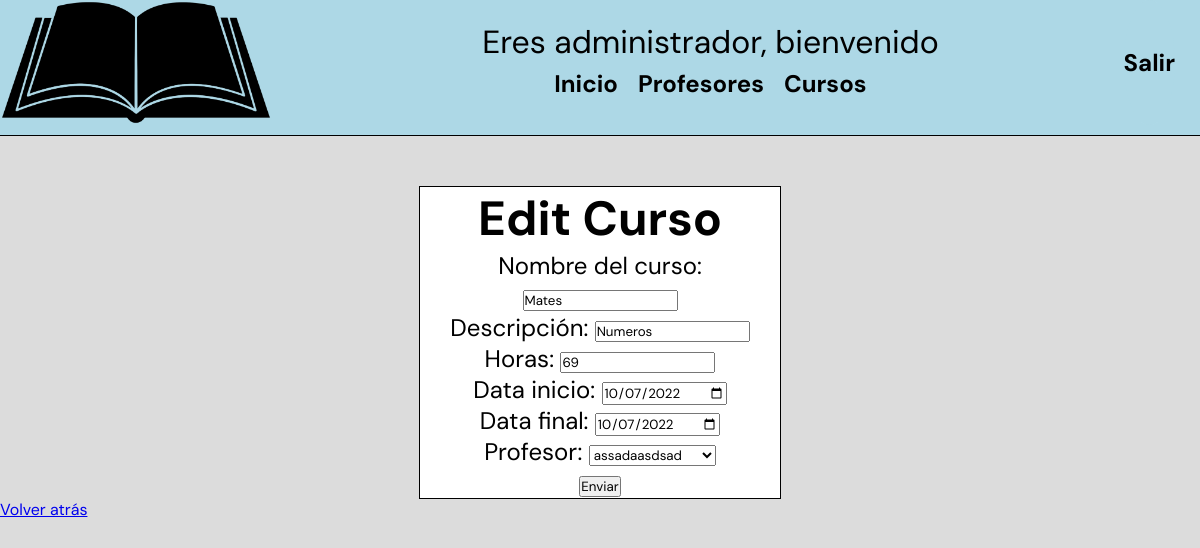
The app's page /EditCurso.php?curso=1 (signed in), older data.
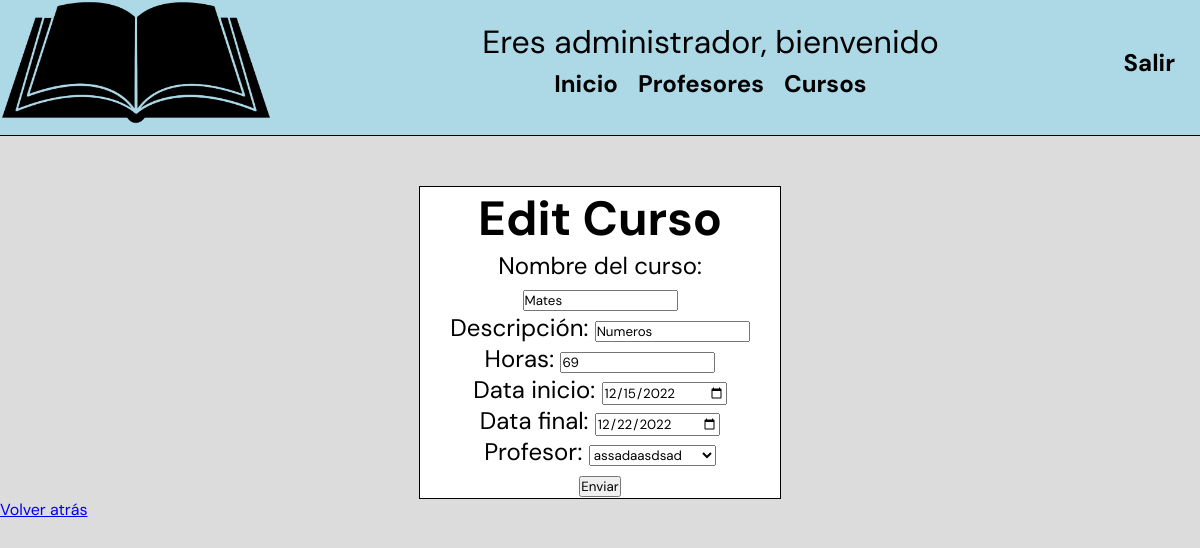
The same page, newer data.
### tables this page shows
CREATE TABLE `cursos` (
  `Codi` int(11) NOT NULL,
  `Nom` text NOT NULL,
  `Descripcion` text NOT NULL,
  `Hores` int(11) NOT NULL,
  `Data_inici` date NOT NULL,
  `Data_final` date NOT NULL,
  `Dni_Profesores` varchar(9) DEFAULT NULL,
  `activo` int(11) NOT NULL DEFAULT 1
);

### funciones.php (called while the page is built)
<?php
    function connection(){
        $connection= mysqli_connect('localhost', 'root', '', 'infoBDN');
        if($connection){
            return $connection;
        }else{
            return "Error de conexión";
        }
    }
    function EDitarCursos($var){
        $connection= connection();
        $sql3= "SELECT * FROM cursos WHERE CODI=".$var;
        $result3= mysqli_query($connection, $sql3);
        $row= mysqli_fetch_assoc($result3);
        return $row;
    }
?>

### EditCurso.php (the view, shortened to what the changed rows need)
<!DOCTYPE html>
<html lang="en">
    <?php
        include('funciones.php');
        $connection= connection();
    ?>
    <head>
        <link href="EditCurso.css" rel="stylesheet" type="text/css">
    </head>
    <body>
        <form class='formulario' action="EditCurso.php?curso= <?php echo$_GET['curso']?> " method="POST" name="InicioSession">
                    <?php
                    if(isset($_SESSION['rol'])){
                        if($_SESSION['rol']=='admin'){
                            $sql= "SELECT Nom FROM profesores";
                            $result= mysqli_query($connection, $sql);
                            while($profe= mysqli_fetch_row($result)){
                                $array[] = $profe;
                            }
                            $sql2= "SELECT DNI FROM profesores";
                            $result2= mysqli_query($connection, $sql2);
                            while($profe2= mysqli_fetch_row($result2)){
                                $array2[] = $profe2;
                            }
                            $row= EditarCursos($_GET['curso']);
                    ?>
            <h1>Edit Curso</h1>
            <p>Nombre del curso: <input type="text" name="Nom" required value="<?php echo($row['Nom']); ?>"></p>
            <p>Descripción: <input type="text" name="Descripcion" required value="<?php echo($row['Descripcion']); ?>"></p>
            <p>Horas: <input type="number" name="Hores" required value="<?php echo($row['Hores']); ?>"></p>
            <p>Data inicio: <input type="date" name="Data_inici" required value="<?php echo($row['Data_inici']); ?>"></p>
            <p>Data final: <input type="date" name="Data_final" required value="<?php echo($row['Data_final']) ?>"></p>
            <p>
                <label for="Dni_Profesores">Profesor:
                    <select name="Dni_Profesores">
                        <?php
                            for($i=0;$i<($result->num_rows);$i++){
                                if($array2[$i][0]==$row['Dni_Profesores']){
                                    ?>
                                        <option value="<?php print($array2[$i][0]) ?>"selected><?php print($array[$i][0])  ?></option>
                                    <?php
                                }else{
                                    ?>
                                        <option value="<?php print($array2[$i][0]) ?>"><?php print($array[$i][0]) ?></option>
                                <?php
                                }
                            }
                        ?>
                    </select>
                </label>
            </p>
            <button type="submit">Enviar</button>
        </form>
        <a href="AdminCurso.php">Volver atrás</a>
        <?php
            }else{
                echo"No deberías estar aquí";
            }}
        ?>
</body>
</html>

Row changes from the older to the newer data that the page shows:
changed cursos "Mates": Data_inici "10/07/2022" → "12/15/2022"; Data_final "10/07/2022" → "12/22/2022"
